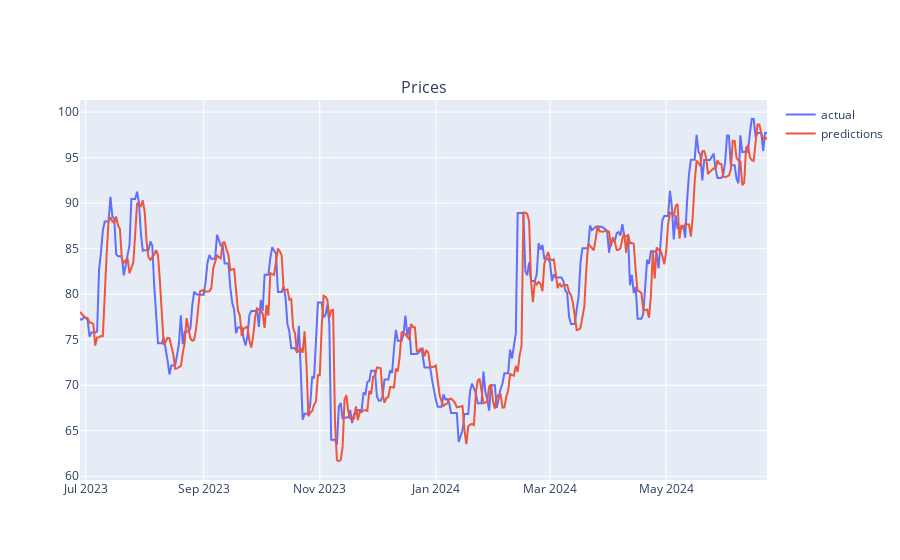

This figure's notebook cell:
### Code cell
actual = y_test
predictions = pd.DataFrame(y_pred, columns=y_test.columns, index=y_test.index)

fig = go.Figure()

# Create the subplots
fig = make_subplots(rows=1, cols=1, shared_xaxes=False, vertical_spacing=0.1,
                    subplot_titles=("Prices", ""))

fig.add_trace(
    go.Scatter(
        x=actual.index,
        y=actual.target,
        name='actual'
    ),
    row=1,
    col=1,
    secondary_y=False)

fig.add_trace(
    go.Scatter(
        x=predictions.index,
        y=predictions.target,
        name='predictions'
    ),
    row=1,
    col=1,
    secondary_y=False)


fig.show()

### Figure 1 — Plotly figure (JSON) as saved in the notebook; plotly's stock layout.template omitted (floating-point values rounded to 4 significant figures; data arrays with more than 128 entries replaced by an {"elided": "..."} marker saying what was removed)
{"data": [{"name": "actual", "type": "scatter", "x": {"elided": "362 str values"}, "xaxis": "x", "y": {"elided": "362 float values"}, "yaxis": "y"}, {"name": "predictions", "type": "scatter", "x": {"elided": "362 str values"}, "xaxis": "x", "y": {"elided": "362 float values"}, "yaxis": "y"}], "layout": {"annotations": [{"font": {"size": 16}, "showarrow": false, "text": "Prices", "x": 0.5, "xanchor": "center", "xref": "paper", "y": 1, "yanchor": "bottom", "yref": "paper"}], "autosize": true, "xaxis": {"anchor": "y", "autorange": true, "domain": [0, 1], "range": ["2023-06-28", "2024-06-23"], "type": "date"}, "yaxis": {"anchor": "x", "autorange": true, "domain": [0, 1], "range": [59.59, 101.3], "type": "linear"}}}
